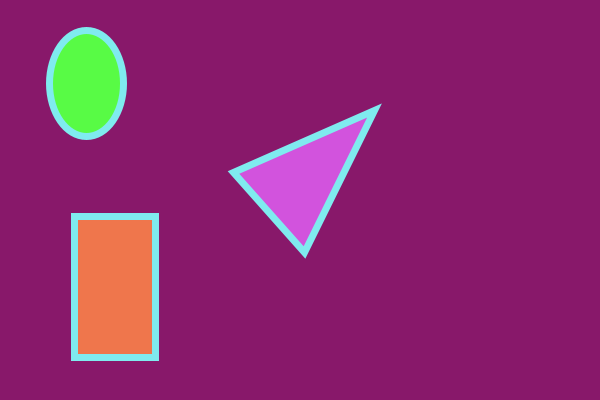
Frame 1 (no input)
Frame 60 (the mouse pressed at the canvas centre just before this capture): identical to frame 1, image omitted
Frame 120 (the mouse held since frame 60 and released just before this capture): identical to frame 1, image omitted

The Processing sketch that drew this single still picture (run headless with seeded random() and noise(); from frame 60 on, the mouse is pressed at the canvas centre):

// Processing sketch: ReceptionDemo1
// ── ReceptionDemo1.pde
void setup() {
  size(600, 400);
}

void draw() {
  background(136, 24, 106); // clear background
  
  // set stroke color for all shapes
  strokeWeight(7);
  stroke(127, 235, 239);

  // draw a rectangle
  fill(239, 118, 76);
  rect(74, 216, 81, 141);

  // draw an ellipse
  fill(88, 251, 69);
  ellipse(86, 83, 74, 106);

  // draw a triangle
  fill(210, 83, 221);
  triangle(304, 252, 374, 110, 233, 172);
}
